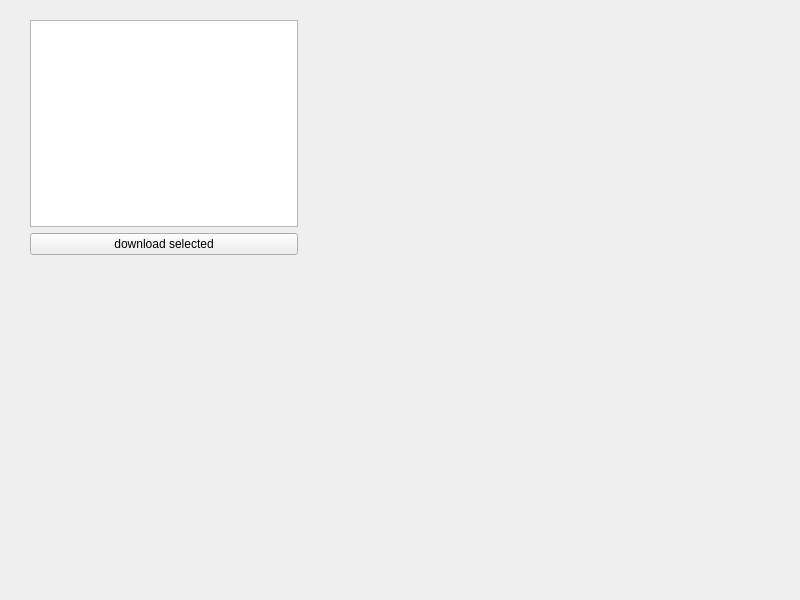
<?xml version="1.0" encoding="UTF-8"?>
<ui version="4.0">
 <class>MainWindow</class>
 <widget class="QMainWindow" name="mainwindow">
  <property name="geometry">
   <rect>
    <x>0</x>
    <y>0</y>
    <width>800</width>
    <height>600</height>
   </rect>
  </property>
  <property name="windowTitle">
   <string>result UI</string>
  </property>
  <widget class="QWidget" name="centralwidget">
   <widget class="QWidget" name="">
    <property name="geometry">
     <rect>
      <x>30</x>
      <y>20</y>
      <width>268</width>
      <height>235</height>
     </rect>
    </property>
    <layout class="QVBoxLayout" name="verticalLayout">
     <item>
      <widget class="QListWidget" name="listWidget"/>
     </item>
     <item>
      <widget class="QPushButton" name="pushButton">
       <property name="text">
        <string>download selected</string>
       </property>
      </widget>
     </item>
    </layout>
   </widget>
  </widget>
 </widget>
 <resources/>
 <connections/>
</ui>
